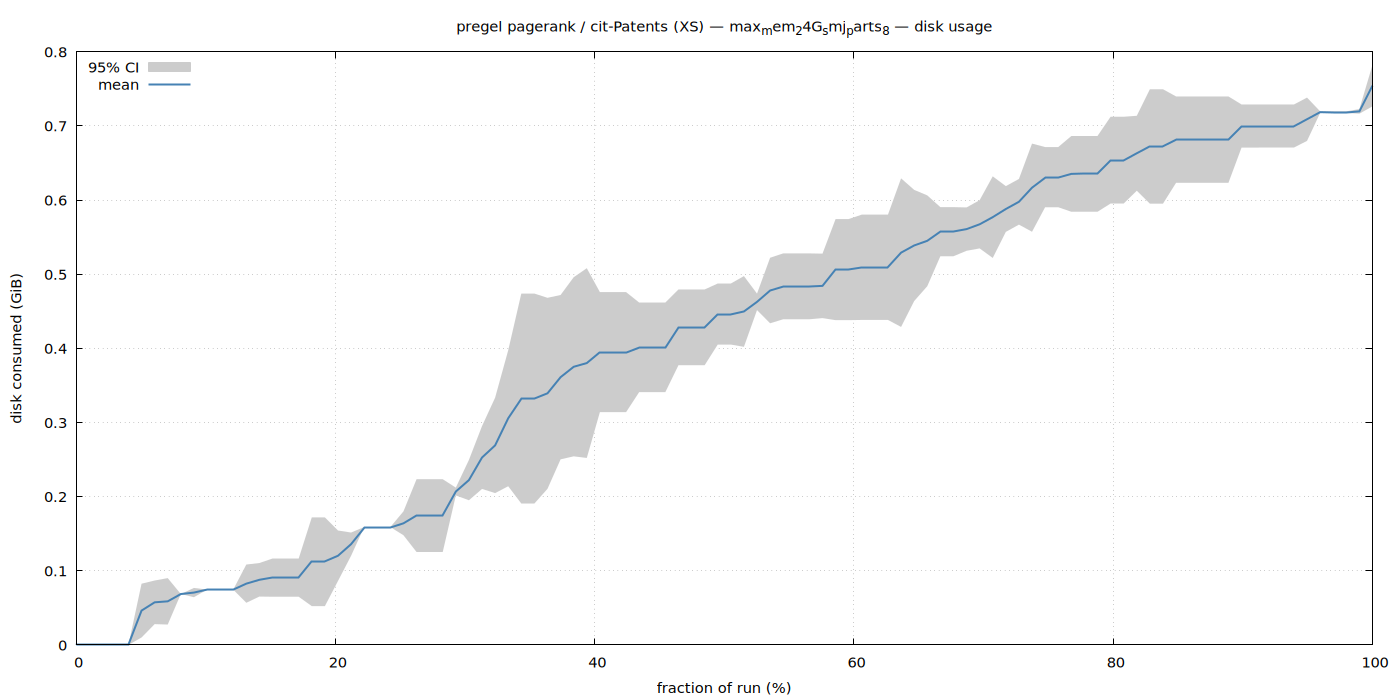

Recreate this plot in gnuplot.
set terminal pngcairo size 1400,700 enhanced font 'Sans,11'
set output '/home/ubuntu/sail/examples/extensions/benchmarks/sem_benchmark/results/pregel/XS/cit-Patents/max_mem_24G_smj_parts_8/disk.png'
set title "pregel pagerank / cit-Patents (XS) — max_mem_24G_smj_parts_8 — disk usage"
set xlabel 'fraction of run (%)'
set ylabel 'disk consumed (GiB)'
set grid
set key top left
set yrange [0:*]
plot '/home/ubuntu/sail/examples/extensions/benchmarks/sem_benchmark/results/pregel/XS/cit-Patents/max_mem_24G_smj_parts_8/disk.dat' using 1:3:4 with filledcurves lc rgb '#cccccc' title '95% CI', \
     '' using 1:2 with lines lw 2 lc rgb '#4682b4' title 'mean'
